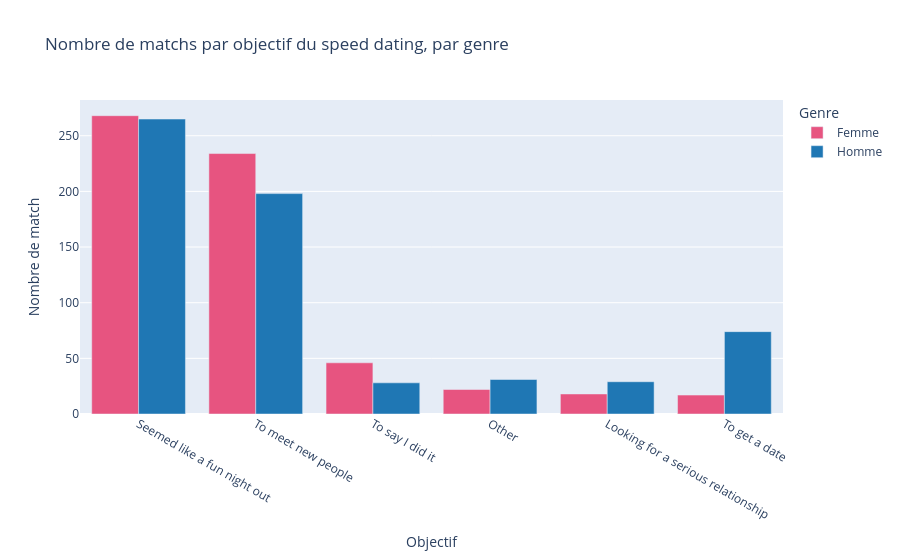

Notebook code for this chart:
### Code cell
# Avoir une table des objectifs de rendez-vous, par genre

table_goal_gender_match = df.groupby(["goal_text", "gender_text"])["match"].sum().round(2).reset_index(name="match").sort_values(by="match",ascending=False)

# Visualiser le taux de match par objectif de rendez-vous et genre
fig = px.bar(table_goal_gender_match, 
             x="goal_text",
             y="match",
             color="gender_text",
             barmode="group",
             color_discrete_map={
                 "Femme":"#E75480",
                 "Homme":"#1f77b4"},
            labels={
                "gender_text":"Genre",
                "goal_text":"Objectif",
                "match":"Nombre de match"
            },
            title="Nombre de matchs par objectif du speed dating, par genre"
            )
fig.show()

### Figure 1 — Plotly figure (JSON) as saved in the notebook; plotly's stock layout.template omitted (floating-point values rounded to 4 significant figures)
{"data": [{"alignmentgroup": "True", "hovertemplate": "Genre=Femme<br>Objectif=%{x}<br>Nombre de match=%{y}<extra></extra>", "legendgroup": "Femme", "marker": {"color": "#E75480", "pattern": {"shape": ""}}, "name": "Femme", "offsetgroup": "Femme", "orientation": "v", "showlegend": true, "textposition": "auto", "type": "bar", "x": ["Seemed like a fun night out", "To meet new people", "To say I did it", "Other", "Looking for a serious relationship", "To get a date"], "xaxis": "x", "y": [268, 234, 46, 22, 18, 17], "yaxis": "y"}, {"alignmentgroup": "True", "hovertemplate": "Genre=Homme<br>Objectif=%{x}<br>Nombre de match=%{y}<extra></extra>", "legendgroup": "Homme", "marker": {"color": "#1f77b4", "pattern": {"shape": ""}}, "name": "Homme", "offsetgroup": "Homme", "orientation": "v", "showlegend": true, "textposition": "auto", "type": "bar", "x": ["Seemed like a fun night out", "To meet new people", "To get a date", "Other", "Looking for a serious relationship", "To say I did it"], "xaxis": "x", "y": [265, 198, 74, 31, 29, 28], "yaxis": "y"}], "layout": {"barmode": "group", "legend": {"title": {"text": "Genre"}, "tracegroupgap": 0}, "title": {"text": "Nombre de matchs par objectif du speed dating, par genre"}, "xaxis": {"anchor": "y", "domain": [0, 1], "title": {"text": "Objectif"}}, "yaxis": {"anchor": "x", "domain": [0, 1], "title": {"text": "Nombre de match"}}}}
